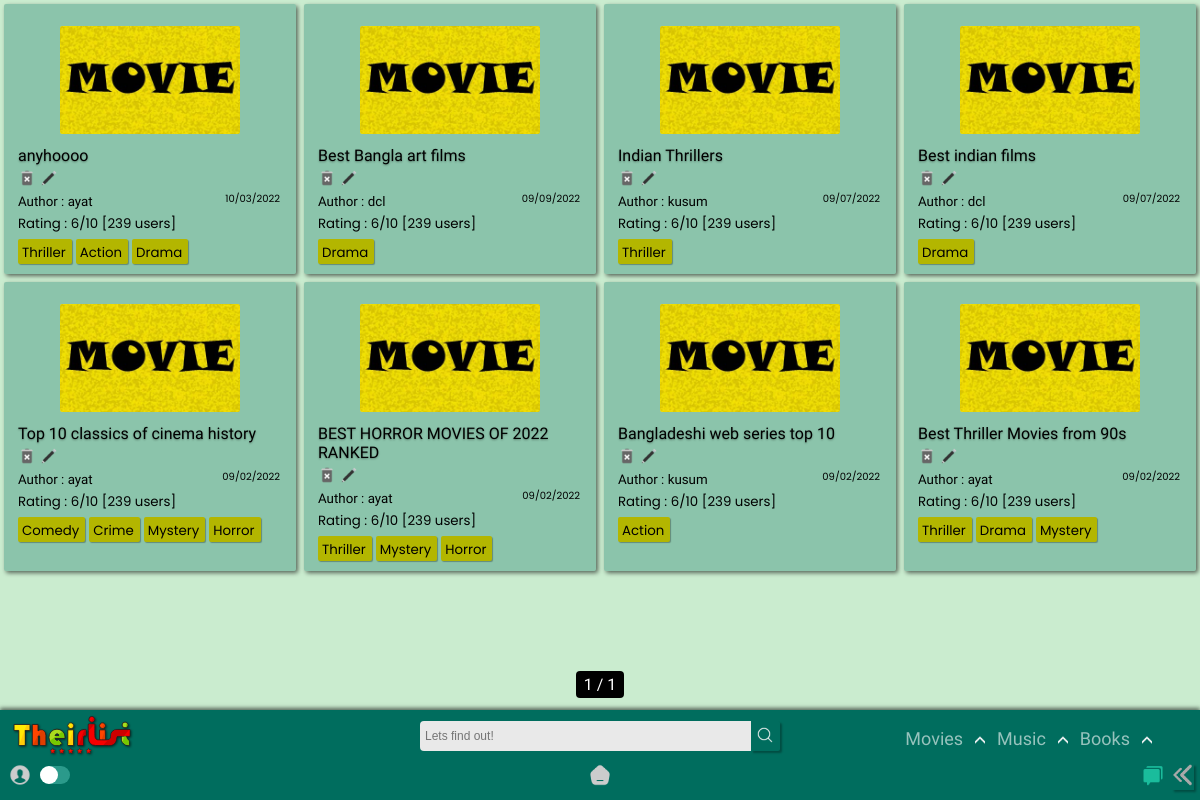
/home/list/, run on an earlier commit of the app's database.
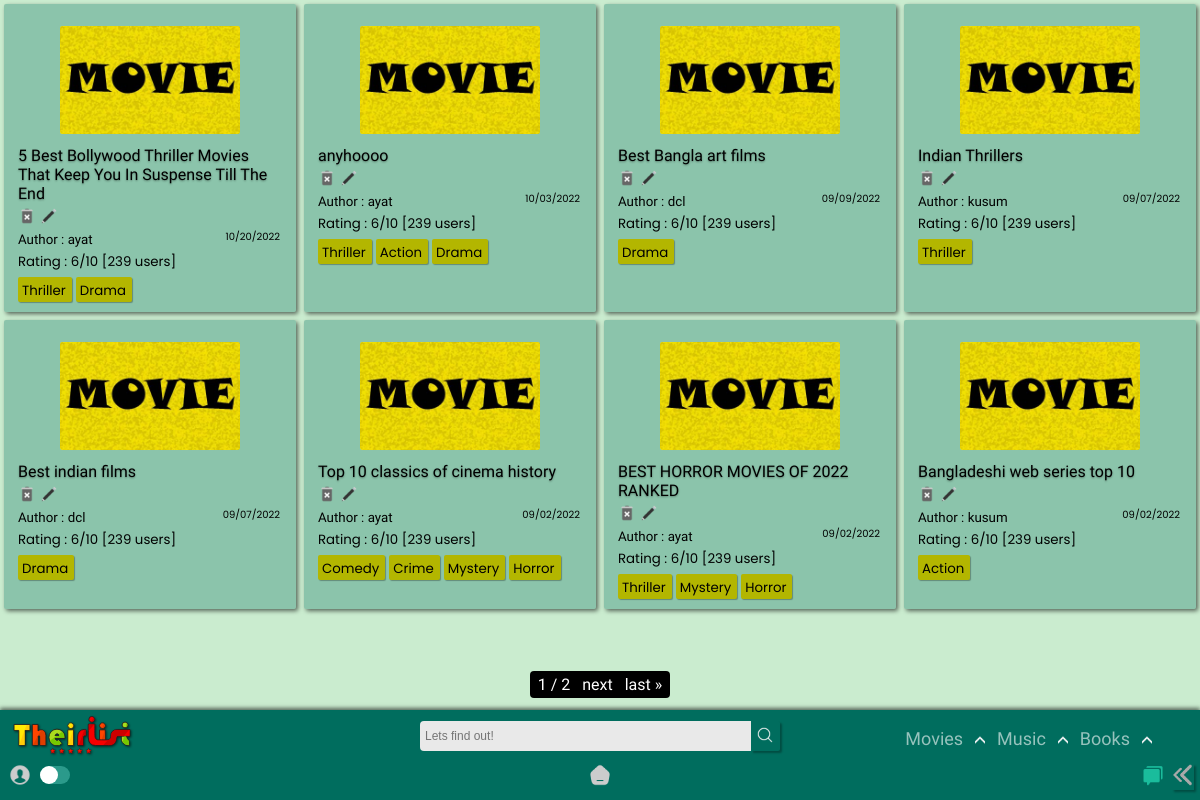
And on a later commit of the database.
### app/models.py (models this page shows, shortened)
class List(models.Model):
    title = models.CharField(max_length=120)
    genre = models.ManyToManyField('Genre')
    creator = models.ForeignKey(User,on_delete=models.SET_NULL,blank=True, null=True)
    posted = models.DateTimeField(auto_now_add=True)
    content = RichTextField(null=True,default=' ')
    type = models.CharField(max_length=10,default="Movie")
    spoiler_choices = [(False, 'No'),(True, 'Yes')]
    spoiler = models.BooleanField(default=False,null=True, choices = spoiler_choices)
    slug = models.SlugField(max_length= 300,null=True, blank = True, unique=True)

class Genre(models.Model):
    name = models.CharField(max_length=150)
    def __str__(self):
        return self.name

### app/views.py (the view)
# urls.py: path('list/',TheirListView.as_view(),name = 'list'),
class TheirListView(ListView): #movies
    model = List
    paginate_by = 8
    template_name ='app/List_list.html'
    def get_queryset(self, *args, **kwargs):
        qs = super().get_queryset(*args, **kwargs)
        qs = qs.order_by("-id")
        return qs
    def get_context_data(self, **kwargs):
        context = super().get_context_data(**kwargs)
        modell = Review.objects.all()
        context["modam"] = modell
        return context

### templates/app/List_list.html (shortened to what this page needs)
{% extends "index.html" %}
{% load static %}
{% block content %}
<section>
  <div class="contain-sec" id="contain-sec8">
    {% for lola in object_list %}
    <div class="elements">
      <div class="thumb">
        <img src="{% static 'app/images/movie-poster.jpg' %}" width="100px" />
      </div>
      <div class="Title">
        <a href="{{lola.slug}}/"><h4 class="tit">{{lola.title}}</h4></a>
        {% if user.id == lola.creator.id %}
        <a href="{% url 'app:delete_movie' lola.slug %}"><img src ="{% static 'app/images/delete.png' %}"></a>
        <a href="{% url 'app:update_list' lola.slug %}"><img src ="{% static 'app/images/edit.png' %}"></a>
        {% else %}
        <img src ="{% static 'app/images/delete-dis.png' %}">
        <img src ="{% static 'app/images/edit-dis.png' %}">
        {% endif %}
      </div>
      <div class="Author">
        <small>Author : {{lola.creator.username}}<span>{{lola.posted|date:"SHORT_DATE_FORMAT"}}</span></small>
      </div>
      <div class="rating"><small>Rating : 6/10 [239 users]</small></div>
        {% for tag in lola.genre.all %}
        <div class="Genre">
          <a href="{% url 'app:film' query=tag %}">
        <small>{{ tag }}</small>
          </a>
        </div>
          {% empty %}
          No tags!
        {% endfor %}
    </div>
    {% endfor %}
  </div>
  <div class="pagination_pages">
    <span class="step-links">
        <span class="current">
        {{ page_obj.number }} / {{ page_obj.paginator.num_pages }}
        </span>
        {% if page_obj.has_next %}
            <a href="?page={{ page_obj.next_page_number }}">next</a>
            <a href="?page={{ page_obj.paginator.num_pages }}">last &raquo;</a>
        {% endif %}
    </span>
  </div>
</section>
{% endblock content %}

What changed in the data, as far as the page shows it:
no longer on this page (row unchanged): List: title "Best Thriller Movies from 90s", creator.username "ayat", posted "09/02/2022", Genre (name "Thriller"), Genre (name "Drama"), Genre (name "Mystery")
added List: title "5 Best Bollywood Thriller Movies That Keep You In Suspense Till The End", creator.username "ayat", posted "10/20/2022", Genre (name "Thriller"), Genre (name "Drama")
Also different on the page:
{{ page_obj.paginator.num_pages }}: "1" → "2"
text now shown: "next last »"
